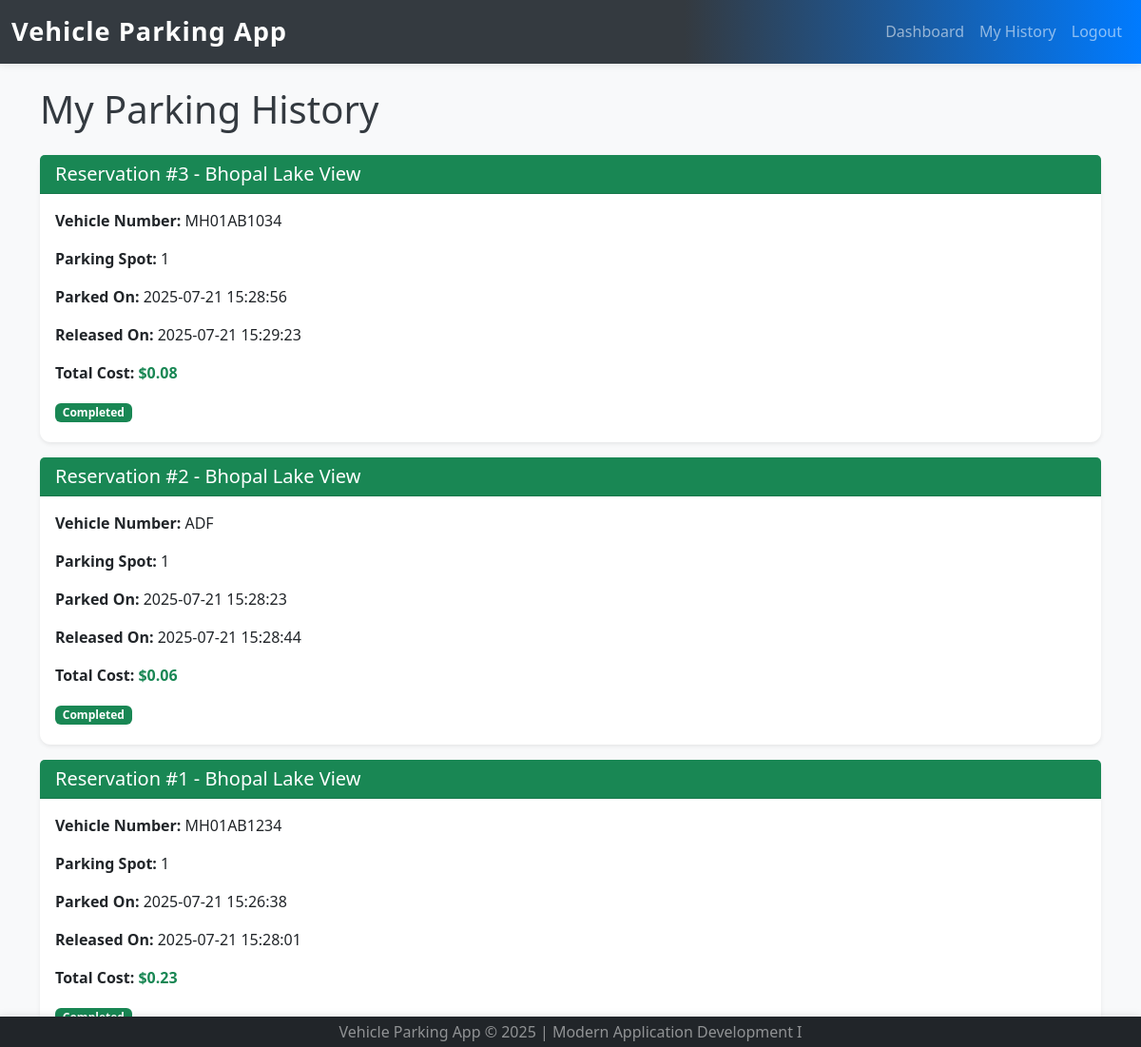
/user_history (signed in), run on an earlier commit of the app's database.
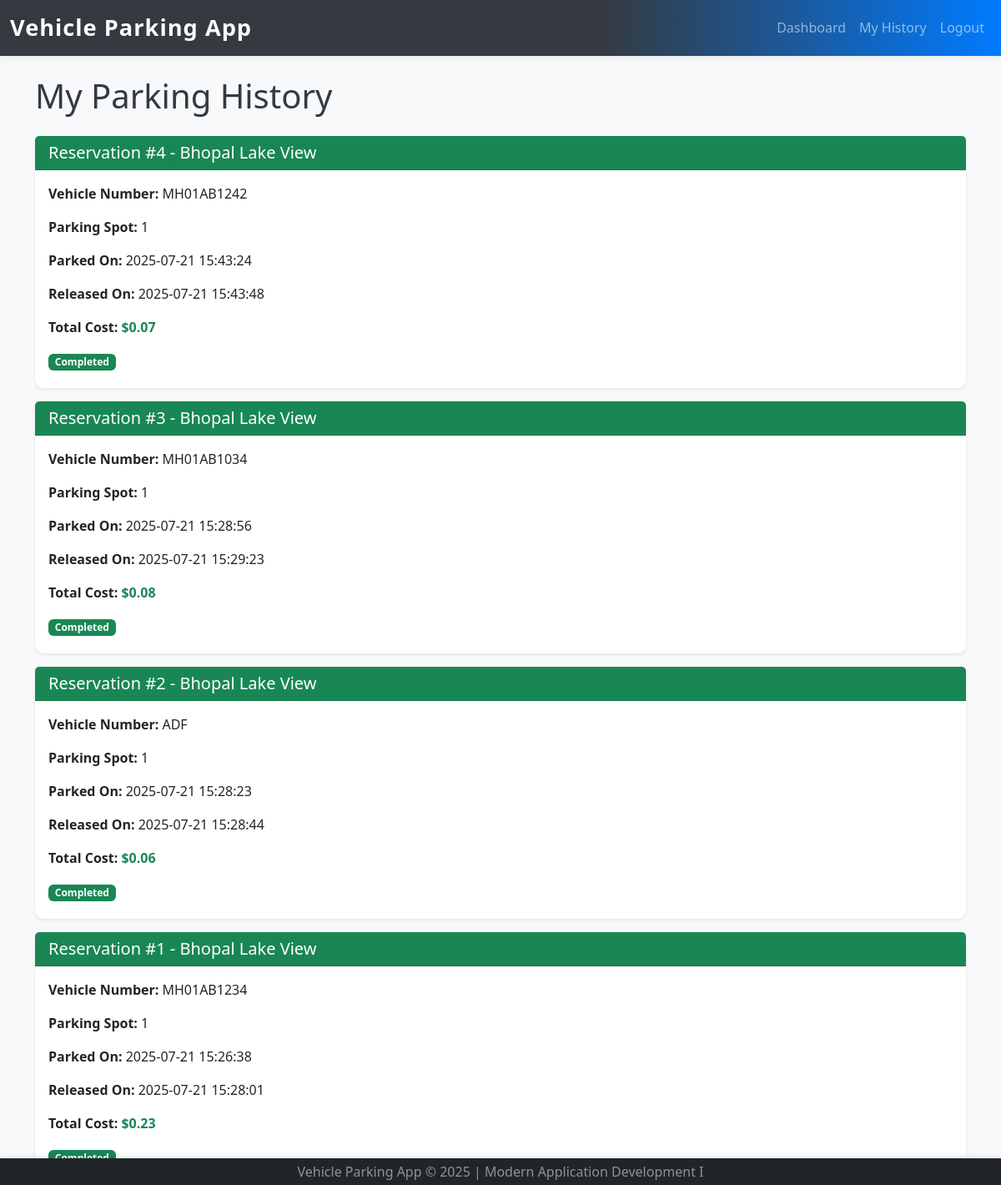
And on a later commit of the database.
### app.py (models this page shows)
class ReservedSpot(db.Model):
    __tablename__ = "reserved_spots"
    id = db.Column(db.Integer, primary_key=True)
    spot_id = db.Column(db.Integer, db.ForeignKey("parking_spots.id"), nullable=False) # Remove unique=True
    user_id = db.Column(db.Integer, db.ForeignKey("users.id"), nullable=False)
    vehicle_number = db.Column(db.String(20), nullable=False)
    parking_timestamp = db.Column(db.DateTime, nullable=False, default=datetime.datetime.now)
    leaving_timestamp = db.Column(db.DateTime, nullable=True)
    total_cost = db.Column(db.Float, nullable=True)

class ParkingLot(db.Model):
    __tablename__ = "parking_lots"
    id = db.Column(db.Integer, primary_key=True)
    prime_location_name = db.Column(db.String(120), unique=True, nullable=False)
    price_per_hour = db.Column(db.Float, nullable=False)
    address = db.Column(db.String(200), nullable=False)
    pin_code = db.Column(db.String(10), nullable=False)
    maximum_number_of_spots = db.Column(db.Integer, nullable=False)
    parking_spots = db.relationship("ParkingSpot", backref="parking_lot", cascade="all, delete-orphan")

class ParkingSpot(db.Model):
    __tablename__ = "parking_spots"
    id = db.Column(db.Integer, primary_key=True)
    lot_id = db.Column(db.Integer, db.ForeignKey("parking_lots.id"), nullable=False)
    spot_number = db.Column(db.Integer, nullable=False) # e.g., 1, 2, 3... within a lot
    status = db.Column(db.String(1), nullable=False, default="A") # 'A' for Available, 'O' for Occupied
    reserved_spots = db.relationship("ReservedSpot", backref="parking_spot", cascade="all, delete-orphan") # One-to-many relationship
    __table_args__ = (db.UniqueConstraint('lot_id', 'spot_number', name='_lot_spot_uc'),)

### app.py (the view)
@app.route("/user_history")
def user_history():
    if "user_logged_in" not in session:
        flash("Please login to view your parking history.", "danger")
        return redirect(url_for("user_login"))
    user_id = session["user_id"]
    parking_history = db.session.query(ReservedSpot).filter_by(user_id=user_id).order_by(ReservedSpot.parking_timestamp.desc()).all()
    history_data = []
    for res in parking_history:
        spot = db.session.query(ParkingSpot).get(res.spot_id)
        lot = db.session.query(ParkingLot).get(spot.lot_id) if spot else None
        history_data.append({
            'reservation': res,
            'spot': spot,
            'lot': lot
        })
    return render_template("user_history.html", history_data=history_data)

### templates/user_history.html (shortened to what this page needs)
{% extends "base.html" %}
{% block content %}
    <h1 class="mb-4">My Parking History</h1>
    {% if history_data %}
        <div class="row row-cols-1 g-3">
            {% for data in history_data %}
                <div class="col">
                    <div class="card shadow-sm h-100 border-{% if data.reservation.leaving_timestamp %}border-success{% else %}border-warning{% endif %}">
                        <div class="card-header bg-{% if data.reservation.leaving_timestamp %}success{% else %}warning{% endif %} text-white">
                            <h5 class="mb-0">Reservation #{{ data.reservation.id }} -
                                {% if data.lot %}{{ data.lot.prime_location_name }}{% else %}N/A{% endif %}
                            </h5>
                        </div>
                        <div class="card-body">
                            <p class="card-text"><strong>Vehicle Number:</strong> {{ data.reservation.vehicle_number }}</p>
                            <p class="card-text"><strong>Parking Spot:</strong> {% if data.spot %}{{ data.spot.spot_number }}{% else %}N/A{% endif %}</p>
                            <p class="card-text"><strong>Parked On:</strong> {{ data.reservation.parking_timestamp.strftime('%Y-%m-%d %H:%M:%S') }}</p>
                            {% if data.reservation.leaving_timestamp %}
                                <p class="card-text"><strong>Released On:</strong> {{ data.reservation.leaving_timestamp.strftime('%Y-%m-%d %H:%M:%S') }}</p>
                                <p class="card-text"><strong>Total Cost:</strong> <span class="fw-bold text-success">${{ "%.2f"|format(data.reservation.total_cost) }}</span></p>
                                <span class="badge bg-success">Completed</span>
                            {% else %}
                                <p class="card-text"><strong>Status:</strong> <span class="badge bg-warning">Active</span></p>
                                <a href="{{ url_for('release_parking_spot', reservation_id=data.reservation.id) }}" class="btn btn-danger btn-sm mt-2">Release Spot</a>
                            {% endif %}
                        </div>
                    </div>
                </div>
            {% endfor %}
        </div>
    {% else %}
        <div class="alert alert-info text-center" role="alert">
            You have no parking history yet. Go to the <a href="{{ url_for('user_dashboard') }}" class="alert-link">dashboard</a> to book a spot!
        </div>
    {% endif %}
{% endblock %}

### templates/base.html (shortened to what this page needs)
<!DOCTYPE html>
<html lang="en">
<head>
    <link href="https://cdn.jsdelivr.net/npm/bootstrap@5.3.3/dist/css/bootstrap.min.css" rel="stylesheet">
    <link rel="stylesheet" href="{{ url_for('static', filename='css/style.css') }}">
</head>
<body>
    <nav class="navbar navbar-expand-lg navbar-dark bg-dark">
        <div class="container-fluid">
            <a class="navbar-brand" href="/">Vehicle Parking App</a>
            <div class="collapse navbar-collapse" id="navbarNav">
                <ul class="navbar-nav ms-auto">
                    {% if 'user_logged_in' in session %}
                    <li class="nav-item">
                        <a class="nav-link" href="/user_dashboard">Dashboard</a>
                    </li>
                    <li class="nav-item">
                        <a class="nav-link" href="/user_history">My History</a>
                    </li>
                    <li class="nav-item">
                        <a class="nav-link" href="/logout">Logout</a>
                    </li>
                    {% endif %}
                </ul>
            </div>
        </div>
    </nav>
    <div class="container mt-4">
        {% block content %}
        {% endblock %}
    </div>
    <footer class="footer bg-dark text-white-50 mt-auto py-3" style="position: fixed; bottom: 0; width: 100%;">
        <div class="container text-center">
            <span>Vehicle Parking App &copy; 2025 | Modern Application Development I</span>
        </div>
    </footer>
</body>
</html>

### static/css/style.css (style rules this page uses)
body { padding-top: 0px; background-color: #f8f9fa; color: #343a40; }
.navbar { margin-bottom: 5px; box-shadow: 0 2px 8px rgba(0,0,0,0.08); background: linear-gradient(90deg, #343a40 60%, #007bff 100%); }
.navbar-brand { font-size: 1.7rem; font-weight: bold; letter-spacing: 1px; }
.card { margin-bottom: 5px; border: none; border-radius: .7rem; box-shadow: 0 0.5rem 1.5rem rgba(0, 0, 0, 0.13); }
.card-header { border-bottom: 1px solid rgba(0, 0, 0, .125); border-top-left-radius: calc(.7rem - 1px); border-top-right-radius: calc(.7rem - 1px); background: #f1f3f4; font-weight: 600; }
.footer { position: fixed; bottom: 0; width: 100%; background: #212529; color: #adb5bd; white-space: nowrap; line-height: 0px; font-size: 1rem; box-shadow: 0 -2px 8px rgba(0,0,0,0.08); }

What changed in the data, as far as the page shows it:
added ReservedSpot: reservation.id "4", reservation.vehicle_number "MH01AB1242", reservation.parking_timestamp "2025-07-21 15:43:24", reservation.leaving_timestamp "2025-07-21 15:43:48", reservation.total_cost "0.07"
Also different on the page:
new list line: "Reservation # - Vehicle Number: Parking Spot: Parked On: Released On: Total Cost: $ Completed"
new list line: "Bhopal Lake View"
new list line: "1"
